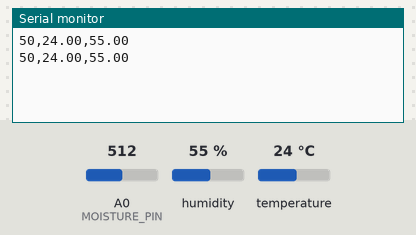
A sketch run on a simulated Arduino Uno, built with avr-gcc and run on an emulated ATmega328P. Shown: the last lines printed to the serial monitor. Inputs (shaded band) come from the test bench; at power-on: humidity 55 %, A0 (MOISTURE_PIN) = 512, temperature 24 °C.

Above: at 2.8 s.
2.9 s: humidity set to 22 %
At 5.1 s:
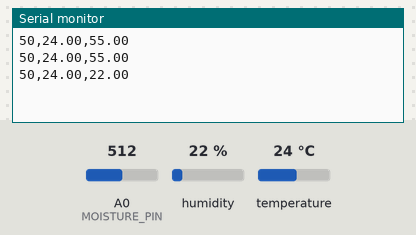
5.6 s: A0 (MOISTURE_PIN) set to 716
At 6.9 s:
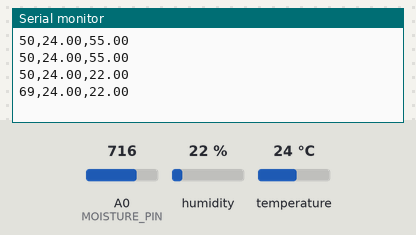
8.3 s: temperature set to 12 °C
At 10.4 s:
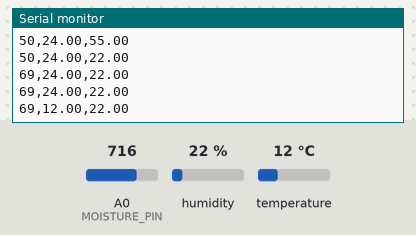
11.0 s: A0 (MOISTURE_PIN) set to 900
At 13.3 s:
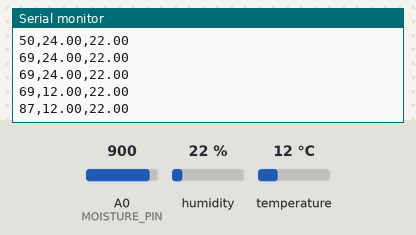
13.7 s: humidity set to 40 %
At 15.1 s:
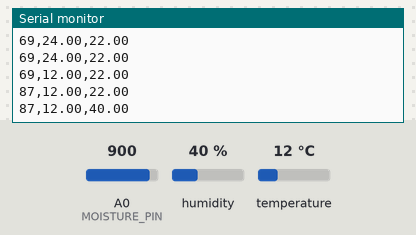
Timing chart, 0 to 16.7 s (numbered marks = the images above; inputs shaded):
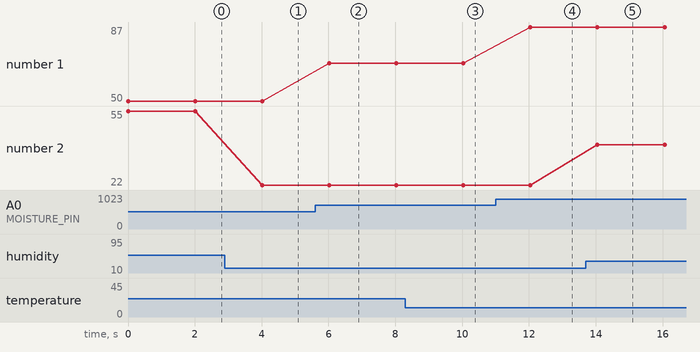

The sketch:

arduino.ino
```cpp
#include <DHT.h>

#define DHTPIN 2          // Pin connected to DHT22 data pin
#define DHTTYPE DHT22     // DHT 22  (AM2302)
#define MOISTURE_PIN A0   // Pin connected to the soil moisture sensor

DHT dht(DHTPIN, DHTTYPE);

void setup() {
  Serial.begin(9600);
  dht.begin();
}

void loop() {
  // Read moisture level from soil moisture sensor
  int moistureValue = analogRead(MOISTURE_PIN);  // Read the moisture value
  int moisturePercentage = map(moistureValue, 0, 1023, 0, 100);  // Map it to a percentage

  // Read temperature and humidity from DHT22
  float humidity = dht.readHumidity();
  float temperature = dht.readTemperature();  // Temperature in Celsius

  // Check if any readings failed
  if (isnan(humidity) || isnan(temperature)) {
    Serial.println("Failed to read from DHT sensor!");
  } else {
    // Send moisture, temperature, and humidity to serial
    Serial.print(moisturePercentage);
    Serial.print(",");  // Separate each value with a comma
    Serial.print(temperature);
    Serial.print(",");  // Separate each value with a comma
    Serial.println(humidity);
  }

  delay(2000);  // Wait 2 seconds before the next reading
}
```

Measured:
- after the input at 2.9 s, the serial monitor: prints a new line after 1.1 s (image 1)
- after the input at 5.6 s, the serial monitor: prints a new line after 0.43 s (image 2)
- after the input at 8.3 s, the serial monitor: prints a new line after 1.7 s (image 3)
- after the input at 11.0 s, the serial monitor: prints a new line after 1.0 s (image 4)
- after the input at 13.7 s, the serial monitor: prints a new line after 0.35 s (image 5)
- plotted number 1: 50 → 69 after the input at 5.6 s, 69 → 87 after the input at 11.0 s
- plotted number 2: 55 → 22 after the input at 2.9 s, 22 → 40 after the input at 13.7 s
